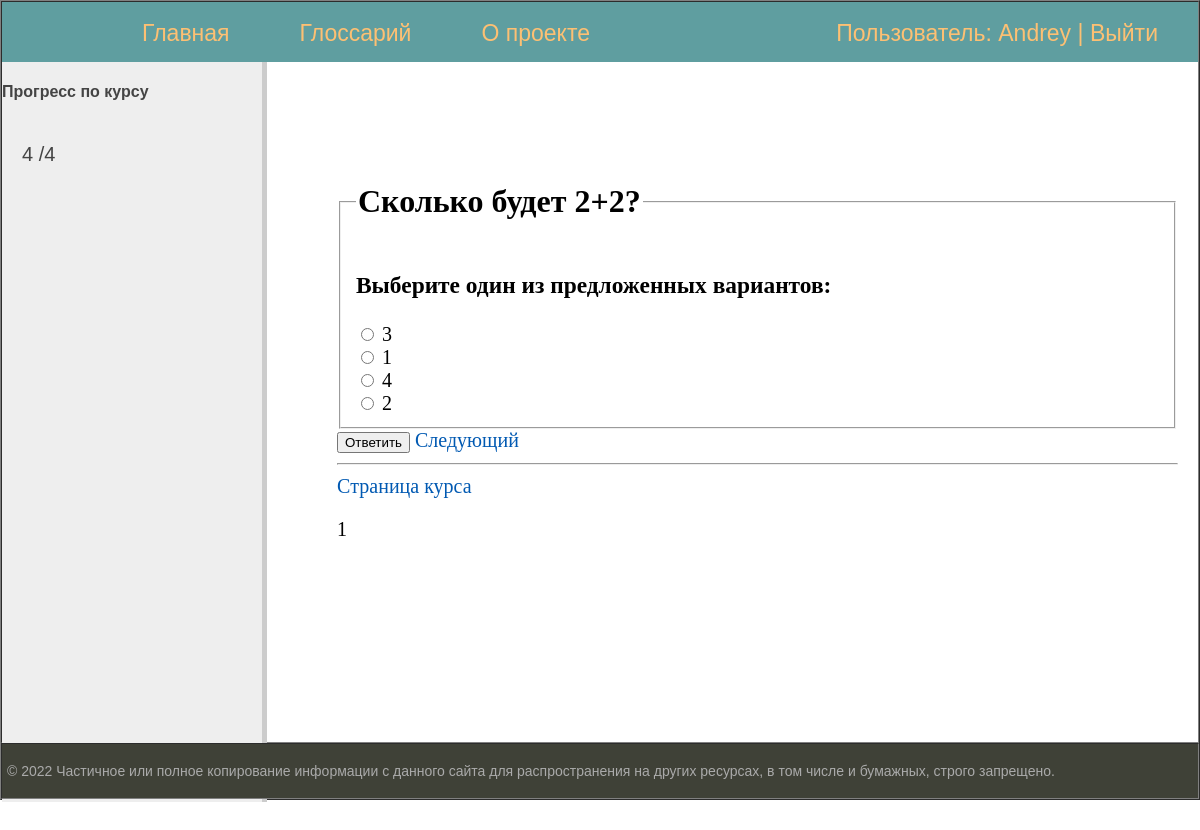
Page /course1/singlechoice1/ (signed in) on the committed database.
### kalm_quizes/models.py (models this page shows, shortened)
class Quiz(models.Model):
    quiz_number = models.IntegerField(default=0)
    quiz_name = models.CharField(max_length=150)
    def single_choice_count(self):
        count = self.singlechoice_set.count()
        return count
    def put_in_gaps_count(self):
        count = self.putingaps_set.count()
        return count
    def put_in_order_count(self):
        count = self.putinorder_set.count()
        return count
    def get_count_all(self):
        count_all = self.single_choice_count() + self.put_in_order_count() + self.put_in_gaps_count()
        return count_all
    class Meta:
        verbose_name = 'Курс'
        verbose_name_plural = 'Курсы'

class SingleChoice(models.Model):
    quiz = models.ForeignKey(Quiz, on_delete=models.CASCADE)
    question_number = models.IntegerField(default=0)
    question_text = models.TextField(unique=True)
    right_answer = models.CharField(max_length=100)
    wrong_answer_1 = models.CharField(max_length=100)
    wrong_answer_2 = models.CharField(max_length=100)
    wrong_answer_3 = models.CharField(max_length=100)
    class Meta:
        verbose_name = 'Вопрос с одним вариантом ответа'
        verbose_name_plural = 'Вопросы с одним вариантом ответа'

class UserCourseAnswers(models.Model):
    user = models.IntegerField()
    quiz = models.IntegerField()
    question = models.IntegerField(default=0)
    result = models.IntegerField(default=0)

### kalm_quizes/views.py (the view)
    def question_wrapper(request, quiz_id, question_id):
        user_pk = request.user.pk
        answer_status = None
        if request.user.is_authenticated:
            try:
                answer_status = UserCourseAnswers.objects.get(user=user_pk,
                                                              quiz=quiz_id,
                                                              question=question_id)
            except UserCourseAnswers.DoesNotExist:
                answer_status = UserCourseAnswers.objects.create(user=user_pk,
                                                                 quiz=quiz_id,
                                                                 question=question_id)
        return question_page(request, quiz_id, question_id, answer_status)

### kalm_quizes/views.py (called while the page is built, shortened)
def get_quiz_stat(request):
    if request.user.is_authenticated:
        quizes_stat = []
        user_profile_records = request.user.usercourseprofile_set.all()
        for rec in user_profile_records:
            right_answers_count = len(UserCourseAnswers.objects.filter(user=rec.user_id,
                                                                       quiz=rec.quiz_id,
                                                                       result=1))
            quiz = Quiz.objects.get(pk=rec.quiz_id)
            quizes_stat.append((quiz, right_answers_count))
    else:
        quizes_stat = None
    return quizes_stat

def answer_decorator(question_page):
    def question_wrapper(request, quiz_id, question_id):
        user_pk = request.user.pk
        answer_status = None
        if request.user.is_authenticated:
            try:
                answer_status = UserCourseAnswers.objects.get(user=user_pk,
                                                              quiz=quiz_id,
                                                              question=question_id)
            except UserCourseAnswers.DoesNotExist:
                answer_status = UserCourseAnswers.objects.create(user=user_pk,
                                                                 quiz=quiz_id,
                                                                 question=question_id)
        return question_page(request, quiz_id, question_id, answer_status)
    return question_wrapper

@answer_decorator
def single_choice_page(request, quiz_id, question_id, answer_status):
    quiz = get_object_or_404(Quiz, pk=quiz_id)
    question = quiz.singlechoice_set.get(question_number=question_id)
    answers_set = [question.right_answer, question.wrong_answer_1, question.wrong_answer_2, question.wrong_answer_3]
    shuffle(answers_set)
    context = {
        'menu': menu,
        'quiz': quiz,
        'question': question,
        'answers_set': answers_set,
        'single_choice_count': quiz.single_choice_count,
        'put_in_order_count': quiz.put_in_order_count,
        'put_in_gaps_count': quiz.put_in_gaps_count,
        'sum': quiz.get_count_all,
        'answer_status': answer_status,
        'quizes_stat': get_quiz_stat(request)
    }
    return render(request, 'kalm_quizes/single_choice_template.html', context)

### templates/kalm_quizes/single_choice_template.html (shortened to what this page needs)
{% extends 'kalm_quizes/base_template_1.html' %}
{% block content %}
<form action="{% url 'kalm_quizes:single_choice_page' quiz.id question.question_number %}" method="post" id="s">
    <fieldset>
    <legend><h1>{{question.question_text}}</h1></legend>
        <h3> Выберите один из предложенных вариантов:</h3>
        {% for answer in answers_set %}
            {% if selected_answer == answer %}
                <input type="radio" name="answer" id="answer{{forloop.counter}}" value="{{answer}}" checked>
            {% else %}
                <input type="radio" name="answer" id="answer{{forloop.counter}}" value="{{answer}}">
            {% endif %}
            <label for="answer{{forloop.counter}}">{{answer}}</label><br>
        {% endfor %}
</fieldset>
</form>
<input type="submit" value="Ответить" form="s">
{% if question.question_number|add:'1' <= quiz.single_choice_count %}
    <a href="{% url 'kalm_quizes:single_choice_page' quiz.id question.question_number|add:'1' %}">Следующий</a>
{% else %}
    <a href="{% url 'kalm_quizes:put_in_order_page' quiz.id question.question_number|add:'1' %}">Следующий</a>
{% endif %}
<hr>
<a href="{% url 'kalm_quizes:quiz_page' quiz.id %}">Cтраница курса</a>
<p>{{answer_status.result}}</p>
{% endblock %}

### templates/kalm_quizes/base_template_1.html (shortened to what this page needs)
{% load static %}
<!DOCTYPE html>
<html>
<head>
	<link type="text/css" href="{% static 'kalm_quizes/css/styles.css' %}" rel="stylesheet" />
</head>
<body>
<table class="table-page" border="1" cellpadding="0" cellspacing="0">
<tr><td valign=top>
{% block mainmenu %}
		<div class="header">
			<ul id="mainmenu" class="mainmenu">
				<li class="logo"><a href=''><div class="logo"></div></a></li>
				<li><a href="{% url 'kalm_quizes:index' %}">Главная</a></li>
				<li><a href="{% url 'kalm_quizes:glossary' %}">Глоссарий</a></li>
				<li><a href="{% url 'kalm_quizes:about' %}">О проекте</a></li>
				{% if request.user.is_authenticated %}
					<li class="last"> <a href="{% url 'kalm_quizes:profile' %}">Пользователь: {{user.username}}</a> | <a href="{% url 'logout' %}">Выйти</a></li>
				{% else %}
					<li class="last"><a href="{% url 'kalm_quizes:register' %}">Регистрация</a> | <a href="{% url 'login' %}">Войти</a></li>
				{% endif %}
			</ul>
		</div>
{% endblock mainmenu %}
<table class="table-content" border=0 cellpadding="0" cellspacing="0">
<tr>
	<td valign="top" class="left-chapters">
		{% if quiz and request.user.is_authenticated %}
			<h4>Прогресс по курсу</h4>
				<ul id="leftchapters">{% for course, stat in quizes_stat %}
					{% if course.quiz_number == quiz.quiz_number %}
						{{stat}} /{{course.get_count_all}}
					{% endif %}
    			{% endfor %}</ul>
		{% endif %}
	</td>
<td valign="top" class="content">
	<div class="content-text">
{% block content %}
{% endblock %}
	</div>
</td></tr></table>
</td></tr>
<tr><td valign=top>
	<div id="footer">
		<p>&copy; 2022 Частичное или полное копирование информации с данного сайта для распространения на других ресурсах, в том числе и бумажных, строго запрещено.</p>
	</div>
</td></tr></table>
</body>
</html>

### kalm_quizes/static/kalm_quizes/css/styles.css (style rules this page uses)
html, body { font-family: 'Arial'; margin: 0 auto; padding: 0; height: 100%; width: 100%; color: #444; }
a { color: #0059b2; text-decoration: none; }
.table-page { width: 100%; height: 100%; vertical-align: top; }
.table-page tr { height: 100%; }
.header { background: #5F9EA0; height: 60px; }
.logo { background: url('../images/logo.png') no-repeat 10px 5px; width: 70px; height: 60px; }
ul.mainmenu { list-style: none ; margin: 0; padding: 20; height: 60px; color: #fdc073; font-size: 23px; overflow: hidden; }
ul.mainmenu li { float: left; margin: 18px 40px 0 30px; }
ul.mainmenu li.logo { margin: 0; }
ul.mainmenu li.last { float: right; }
ul.mainmenu li a { color: #fdc073; text-decoration: none; }
.table-content { width: 100%; min-height: 100%; height: 100%; }
.left-chapters { margin: 0; background: #eee; border-right: 5px solid #ccc; min-height: 100%; }
.left-chapters ul { width: 230px; min-height: 100%; margin: 0; padding: 20px 10px 10px 20px; list-style: none; font-size: 20px; }
.content { padding: 40px 20px 20px 40px; width: 100%; box-sizing: border-box; }
.content-text { margin: 60px 0 0 30px; color: #000; font-size: 20px; font-family: Yandex Sans Display Light; }
.content-text h1 { font-size: 32px; }
#footer { box-sizing: border-box; background: #3F4137; padding: 5px; color: #aaa; font-size: 14px; font-family: Verdana, Geneva, Arial, Helvetica; text-align: left; overflow: hidden; }

### rows in the picture
Quiz: stat "4", get_count_all "4"
SingleChoice: question_text "Сколько будет 2+2?"
UserCourseAnswers: result "1"

### other values in the picture
{{ user.username }} "Andrey"
{{ answer }} "3" "1" "4" "2"
